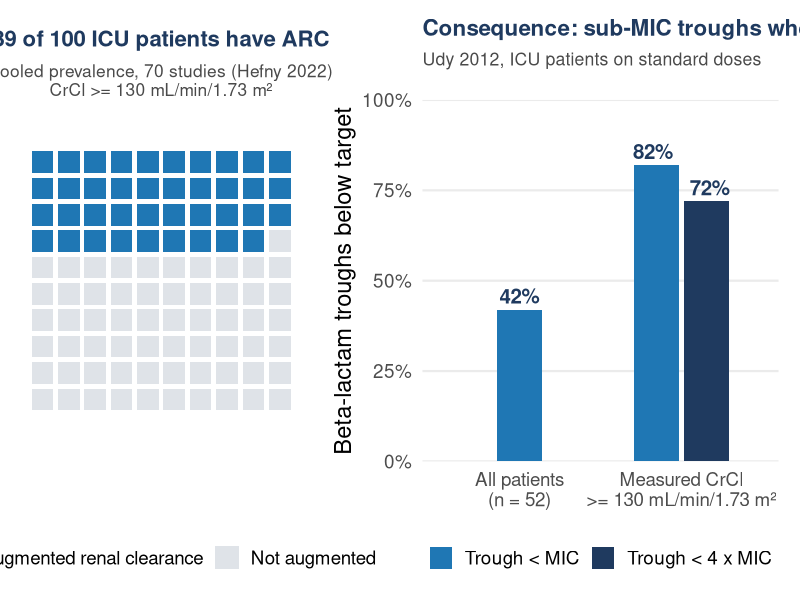

Generate this figure with R:
# =============================================================================
# Slide 4. Augmented renal clearance: prevalence and consequence.
#   Hefny 2022 (systematic review, 70 studies): pooled ARC prevalence 39 %.
#   Udy 2012 (n = 52 paired troughs/CrCl): trough >= MIC in 58 % overall;
#     CrCl >= 130 mL/min/1.73 m2: trough < MIC in 82 %, < 4x MIC in 72 %.
# Published summary statistics only.
# =============================================================================
suppressPackageStartupMessages({library(dplyr); library(ggplot2); library(patchwork)})
col_blue <- "#1f77b4"; col_grey <- "#9aa3ad"; col_navy <- "#1f3a5f"; col_dark <- "#4a4a4a"; col_red <- "#b03a3a"
base_theme <- function(bs = 17) theme_minimal(base_size = bs) + theme(panel.grid.minor = element_blank(), plot.title = element_text(face = "bold", color = col_navy, size = bs * 0.95), plot.subtitle = element_text(color = col_dark, size = bs * 0.75), plot.margin = margin(8, 10, 8, 8))

icons <- tibble(id = 1:100, x = (id - 1) %% 10, y = 9 - (id - 1) %/% 10,
                arc = ifelse(id <= 39, "Augmented renal clearance", "Not augmented"))
p1 <- ggplot(icons, aes(x, y, fill = arc)) +
  geom_tile(width = 0.82, height = 0.82) +
  scale_fill_manual(values = c("Augmented renal clearance" = col_blue, "Not augmented" = "#dfe3e8"), name = NULL) +
  coord_equal() + theme_void(base_size = 17) +
  labs(title = "39 of 100 ICU patients have ARC", subtitle = "Pooled prevalence, 70 studies (Hefny 2022)\nCrCl >= 130 mL/min/1.73 m\u00b2") +
  theme(legend.position = "bottom", legend.text = element_text(size = 13.5),
        plot.title = element_text(face = "bold", color = col_navy, size = 16, hjust = 0.5),
        plot.subtitle = element_text(color = col_dark, size = 12.5, hjust = 0.5), plot.margin = margin(8, 14, 8, 8))

exp <- tribble(~grp, ~metric, ~pct,
  "All patients",       "Trough < MIC",      42,
  "CrCl >= 130",        "Trough < MIC",      82,
  "CrCl >= 130",        "Trough < 4 x MIC",  72) |>
  mutate(grp = factor(grp, c("All patients", "CrCl >= 130")), metric = factor(metric, c("Trough < MIC", "Trough < 4 x MIC")))
p2 <- ggplot(exp, aes(grp, pct, fill = metric)) +
  geom_col(position = position_dodge2(width = 0.7, preserve = "single"), width = 0.62) +
  geom_text(aes(label = paste0(pct, "%")), position = position_dodge2(width = 0.7, preserve = "single"), vjust = -0.4, size = 5.2, fontface = "bold", color = col_navy) +
  scale_fill_manual(values = c("Trough < MIC" = col_blue, "Trough < 4 x MIC" = col_navy), name = NULL) +
  scale_x_discrete(labels = c("All patients\n(n = 52)", "Measured CrCl\n>= 130 mL/min/1.73 m\u00b2")) +
  scale_y_continuous(limits = c(0, 100), expand = c(0, 0), labels = \(x) paste0(x, "%")) +
  labs(x = NULL, y = "Beta-lactam troughs below target", title = "Consequence: sub-MIC troughs when clearance is high",
       subtitle = "Udy 2012, ICU patients on standard doses") +
  base_theme(17) + theme(legend.position = "bottom", panel.grid.major.x = element_blank(),
                         axis.text.x = element_text(size = 13.5, lineheight = 0.9))
p <- p1 + p2 + plot_layout(widths = c(1, 1.25))
ggsave("figures/arc_prevalence_exposure.png", p, width = 12.5, height = 5.6, dpi = 300, bg = "white")
